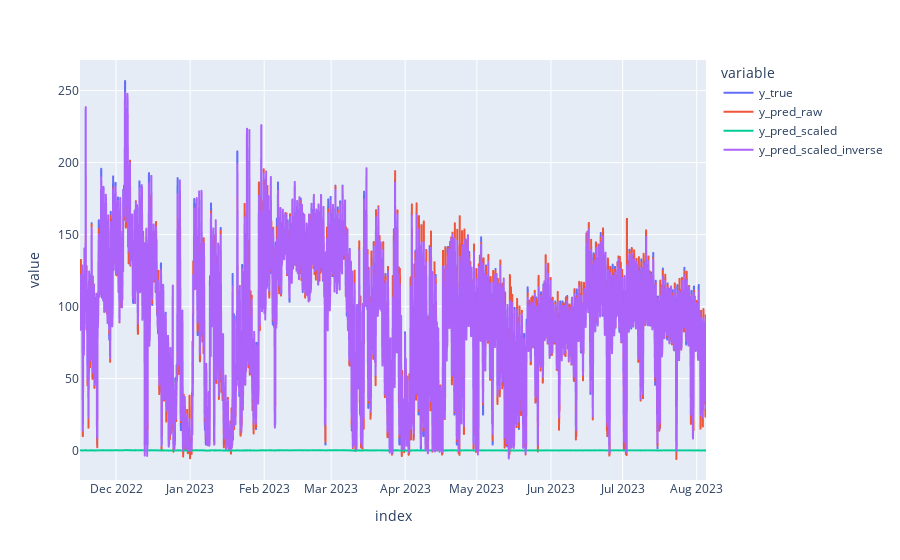

This figure's notebook cell:
### Markdown cell above
#### Visualize Data

### Code cell


### Figure 1 — Plotly figure (JSON) as saved in the notebook; plotly's stock layout.template omitted (floating-point values rounded to 4 significant figures; data arrays with more than 128 entries replaced by an {"elided": "..."} marker saying what was removed)
{"data": [{"hovertemplate": "variable=y_true<br>index=%{x}<br>value=%{y}<extra></extra>", "legendgroup": "y_true", "line": {"color": "#636efa", "dash": "solid"}, "marker": {"symbol": "circle"}, "mode": "lines", "name": "y_true", "showlegend": true, "type": "scattergl", "x": {"elided": "6288 str values"}, "xaxis": "x", "y": {"elided": "6288 float values"}, "yaxis": "y"}, {"hovertemplate": "variable=y_pred_raw<br>index=%{x}<br>value=%{y}<extra></extra>", "legendgroup": "y_pred_raw", "line": {"color": "#EF553B", "dash": "solid"}, "marker": {"symbol": "circle"}, "mode": "lines", "name": "y_pred_raw", "showlegend": true, "type": "scattergl", "x": {"elided": "6288 str values"}, "xaxis": "x", "y": {"elided": "6288 float values"}, "yaxis": "y"}, {"hovertemplate": "variable=y_pred_scaled<br>index=%{x}<br>value=%{y}<extra></extra>", "legendgroup": "y_pred_scaled", "line": {"color": "#00cc96", "dash": "solid"}, "marker": {"symbol": "circle"}, "mode": "lines", "name": "y_pred_scaled", "showlegend": true, "type": "scattergl", "x": {"elided": "6288 str values"}, "xaxis": "x", "y": {"elided": "6288 float values"}, "yaxis": "y"}, {"hovertemplate": "variable=y_pred_scaled_inverse<br>index=%{x}<br>value=%{y}<extra></extra>", "legendgroup": "y_pred_scaled_inverse", "line": {"color": "#ab63fa", "dash": "solid"}, "marker": {"symbol": "circle"}, "mode": "lines", "name": "y_pred_scaled_inverse", "showlegend": true, "type": "scattergl", "x": {"elided": "6288 str values"}, "xaxis": "x", "y": {"elided": "6288 float values"}, "yaxis": "y"}], "layout": {"autosize": true, "hovermode": "x unified", "legend": {"title": {"text": "variable"}, "tracegroupgap": 0}, "margin": {"t": 60}, "xaxis": {"anchor": "y", "autorange": true, "domain": [0, 1], "range": ["2022-11-15 22:00", "2023-08-04 21:00"], "title": {"text": "index"}, "type": "date"}, "yaxis": {"anchor": "x", "autorange": true, "domain": [0, 1], "range": [-20.43, 271.3], "title": {"text": "value"}, "type": "linear"}}}
